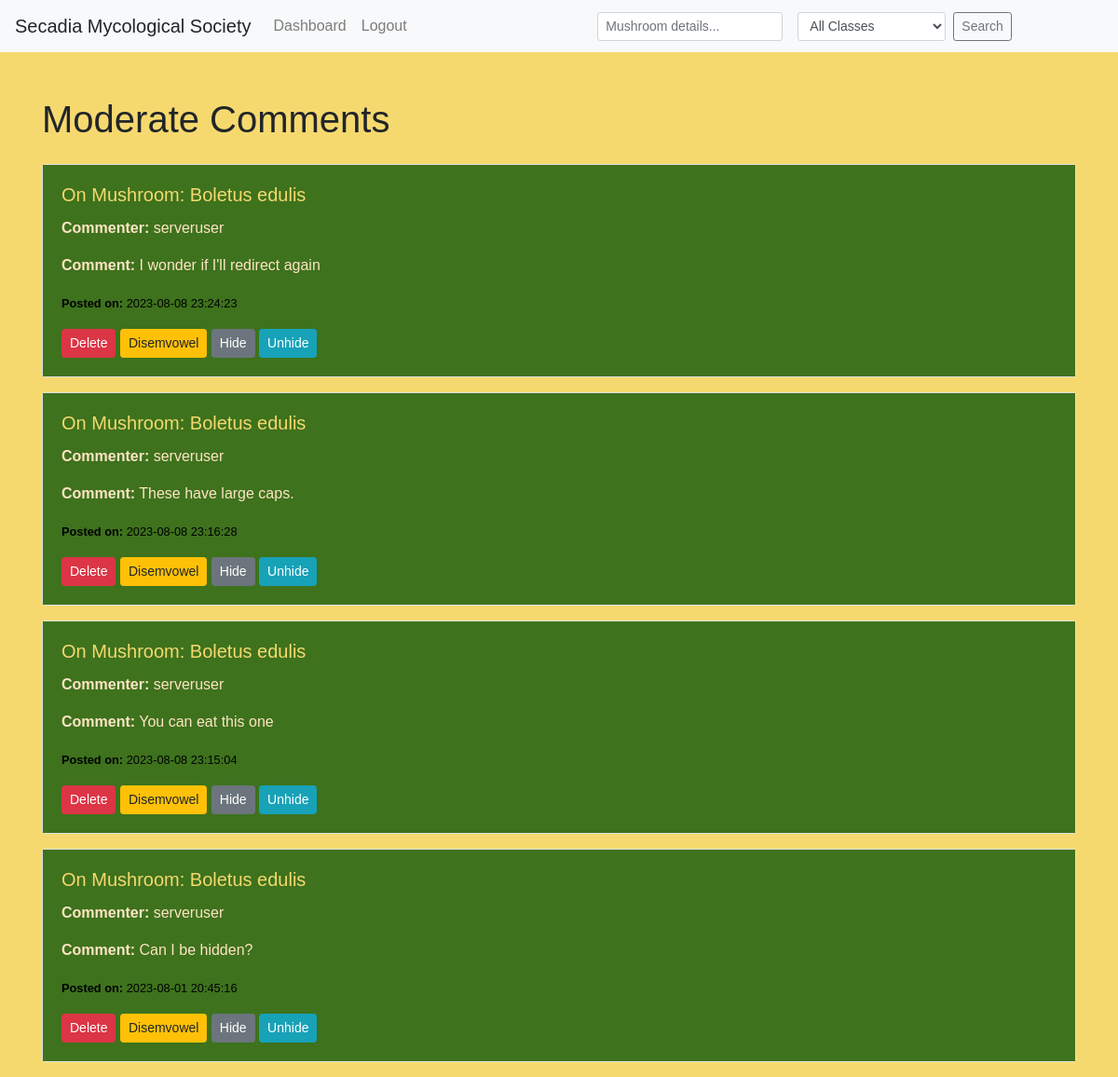
Page /moderate_comments.php (signed in) on the committed database.
### tables this page shows
CREATE TABLE `comments` (
  `CommentID` int(11) UNSIGNED NOT NULL,
  `MushroomID` int(11) UNSIGNED NOT NULL,
  `UserID` int(11) UNSIGNED DEFAULT NULL,
  `CommentText` text NOT NULL,
  `CommentTimestamp` datetime NOT NULL DEFAULT current_timestamp(),
  `is_hidden` tinyint(1) NOT NULL
);

CREATE TABLE `mushroom_details` (
  `MushroomID` int(11) UNSIGNED NOT NULL,
  `Name` varchar(255) DEFAULT NULL,
  `UserID` int(11) UNSIGNED DEFAULT NULL,
  `Class` varchar(255) DEFAULT NULL,
  `Cap` varchar(255) DEFAULT NULL,
  `Gills` varchar(255) DEFAULT NULL,
  `SporePrint` varchar(255) DEFAULT NULL,
  `Stalk` varchar(255) DEFAULT NULL,
  `Flesh` varchar(255) DEFAULT NULL,
  `Odour` varchar(255) DEFAULT NULL,
  `Taste` varchar(255) DEFAULT NULL,
  `FieldIdentification` varchar(255) DEFAULT NULL
);

CREATE TABLE `users` (
  `UserID` int(11) UNSIGNED NOT NULL,
  `Username` varchar(255) NOT NULL,
  `Password` varchar(255) NOT NULL,
  `Role` enum('Field Researcher','Administrator') NOT NULL,
  `Email` varchar(255) DEFAULT NULL
);

### moderate_comments.php (the view, shortened to what this page needs)
<?php
include 'header.php';
$stmt = $db->prepare("SELECT comments.*, Users.Username, mushroom_details.Name AS MushroomName FROM comments JOIN Users ON comments.UserID = Users.UserID JOIN mushroom_details ON comments.MushroomID = mushroom_details.MushroomID ORDER BY CommentTimestamp DESC");
$stmt->execute();
$comments = $stmt->fetchAll();
?>
<!DOCTYPE html>
<html>
<head>
    <link rel="stylesheet" href="https://maxcdn.bootstrapcdn.com/bootstrap/4.5.2/css/bootstrap.min.css">
    <link rel="stylesheet" href="style.css">
</head>
<body>
    <div class="container mt-5">
        <h1 class="mb-4">Moderate Comments</h1>
        <?php foreach ($comments as $comment): ?>
            <div class="card mb-3">
                <div class="card-body" style="background-color: #3E721D;">
                    <h5 class="card-title" style="color: #F6D96E;">On Mushroom: <?php echo htmlspecialchars($comment['MushroomName'], ENT_QUOTES, 'UTF-8'); ?></h5>
                    <p class="card-text" style="color: #FFE4C4;"><strong>Commenter:</strong> <?php echo htmlspecialchars($comment['Username'], ENT_QUOTES, 'UTF-8'); ?></p>
                    <p class="card-text" style="color: #FFE4C4;"><strong>Comment:</strong> <?php echo htmlspecialchars($comment['CommentText'], ENT_QUOTES, 'UTF-8'); ?></p>
                    <p class="card-text"><small style="color: #000;"><strong>Posted on:</strong> <?php echo htmlspecialchars($comment['CommentTimestamp'], ENT_QUOTES, 'UTF-8'); ?></small></p>
                    <form method="post">
                        <button type="submit" name="action" value="delete" class="btn btn-danger btn-sm">Delete</button>
                        <button type="submit" name="action" value="disemvowel" class="btn btn-warning btn-sm">Disemvowel</button>
                        <button type="submit" name="action" value="hide" class="btn btn-secondary btn-sm">Hide</button>
                        <button type="submit" name="action" value="unhide" class="btn btn-info btn-sm">Unhide</button>
                    </form>
                </div>
            </div>
        <?php endforeach; ?>
    </div>
</body>
</html>

### style.css (style rules this page uses)
body { font-family: Arial, sans-serif; margin: 0; padding: 0; background-color: #F6D96E; }
.card { background-color: #ffff; }

### rows in the picture
comments: MushroomID.Name "Boletus edulis", UserID.Username "serveruser", CommentText "I wonder if I'll redirect again", CommentTimestamp "2023-08-08 23:24:23"
comments: MushroomID.Name "Boletus edulis", UserID.Username "serveruser", CommentText "These have large caps.", CommentTimestamp "2023-08-08 23:16:28"
comments: MushroomID.Name "Boletus edulis", UserID.Username "serveruser", CommentText "You can eat this one", CommentTimestamp "2023-08-08 23:15:04"
comments: MushroomID.Name "Boletus edulis", UserID.Username "serveruser", CommentText "Can I be hidden?", CommentTimestamp "2023-08-01 20:45:16"
